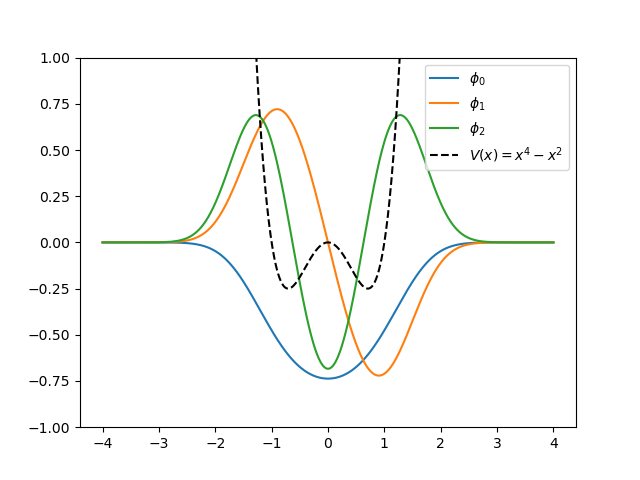

The script that drew this image:
# python 3.8.13
# potential_V2_and_S_as_parameter.py.py

# Created on Oct 10 13:44:23 2022
# @author: yinchaoyang
# --- utf-8 ---

# Solve 1D Schrodinger equation with the Potential V(x) = x^4 - x^2 using a Gaussian basis 
# with a variational parameter: the center of the Gaussian s_i.

import math
import numpy as np
from scipy.linalg import sqrtm # calculate the matrix square root
import matplotlib.pyplot as plt

# constants
h_bar = 1       # reduced Planck constant
m = 0.5          # mass
v = 2 * math.pi
num_of_Basis = 50

# Choose the basis set through change the S parameter.
s = np.linspace(-5, 5, num_of_Basis)

# initialize the S matrix and H matrix, both of which are n*n.
S_ModifiedMatrix = np.zeros((num_of_Basis, num_of_Basis))
Hamilton_matrix = np.zeros((num_of_Basis, num_of_Basis))

def potential(x): # the potential function V(x)
    return x**4 - x**2

def Integral_Phi_multiply_Phi(si, sj):
    return math.sqrt(v) * math.exp(-v * (si - sj) ** 2 / 2) / math.sqrt(2 * math.pi)

def Integral_Phi_multiply_operatorH_mutiply_Phi(si, sj):
    return (math.exp(-v * (si - sj)**2 / 2) * (8 * h_bar**2 * v**3 * (1 - v * (si - sj)**2)\
         + m * (v * ((si + sj)**2 * (v * (si + sj - 2) * (si + sj + 2) + 6)\
             - 4) + 3))) / (16 * math.sqrt(2 * math.pi) * m * v**(3 / 2))

# Solution of 1D Schrodinger equation
def wave_function(index, s, eigenvectors, x): 
    # wave_function = \sum{j from 1 to n}{eigenvalue_j * phi_j} 
    sum = 0
    for j in range(num_of_Basis):
        sum += eigenvectors[j][index] * math.sqrt(v / math.pi) * math.exp(-v * (x - s[j])**2)
    return sum

if __name__ == '__main__':
    # calculate the S matrix and H matrix
    for i in range(num_of_Basis):
        for j in range(num_of_Basis):
            S_ModifiedMatrix[i][j] = Integral_Phi_multiply_Phi(s[i], s[j]) # the S matrix
            Hamilton_matrix[i][j] = Integral_Phi_multiply_operatorH_mutiply_Phi(s[i], s[j]) # H matrix
    
    # Todo: calculate the eigenvalues and the corresponding eigenvectors.
    # Hamilton_matrix * eigenvector = eigenvalue * eigenvector
    
    # Since the basis set is not orthogonal, introduce S_ModifiedMatrix.
    # Hamilton_matrix_prime * eigenvector_prime = eigenvalue * eigenvector_prime
    S_ModifiedMatrix_sqrt = sqrtm(S_ModifiedMatrix) # S_{1/2}
    S_ModifiedMatrix_sqrt_inv = np.linalg.inv(S_ModifiedMatrix_sqrt) # S_{-1/2}
    Hamilton_matrix_prime = S_ModifiedMatrix_sqrt_inv @ Hamilton_matrix @ S_ModifiedMatrix_sqrt_inv # H' = S_{-1/2} * H * S_{-1/2}

    eigen_states, eigenvectors_prime = np.linalg.eig(Hamilton_matrix_prime) # calculate the "modified" eigenvalues and eigenvectors
    eigenvectors = S_ModifiedMatrix_sqrt_inv @ eigenvectors_prime # C = S_{-1/2} * C'

    # Find the 3 lowest energy eigenstates.
    eigen_states_3lowest = sorted(eigen_states)[:3]
    indexes = []
    for i in range(3):
        index = np.argwhere(eigen_states == eigen_states_3lowest[i])
        indexes.append(int(index))
    print("The 3 lowest energy eigenstates with potential V(x) = x^4 - x^2 are: ")
    for i in range(3):
        print("%.4f  " % (eigen_states[indexes[i]]))

    # Plot the wave function.
    fig, ax = plt.subplots()
    x = np.linspace(-4, 4, 1000)
    for i in range(3):
        waveFunction = [wave_function(indexes[i], s, eigenvectors, xi) for xi in x]
        ax.plot(x, waveFunction, label=f"$\phi_{i}$")
    ax.plot(x, potential(x), "k--", label="$V(x) = x^4 - x^2$")
    ax.legend(loc="upper right")
    ax.set_ylim(-1, 1)
    plt.show()
